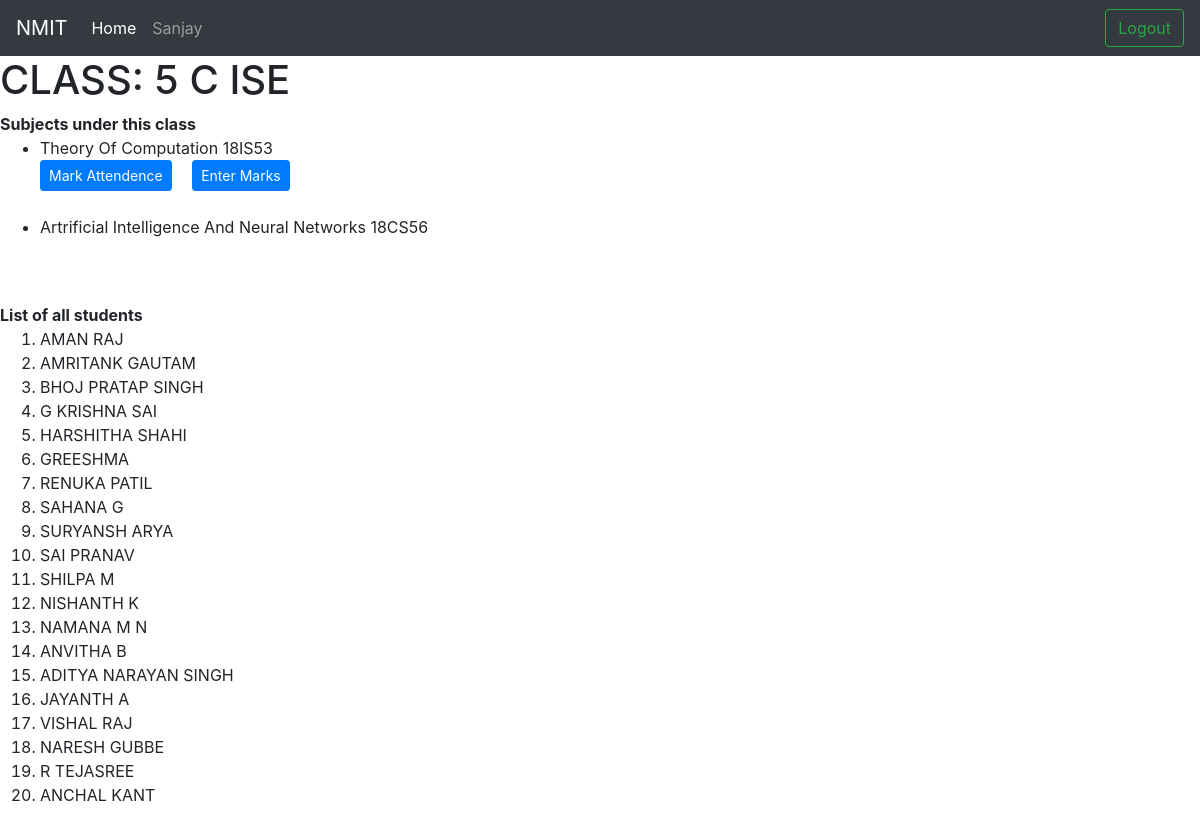
The page /academic/view_class/1/ (signed in) on the database its author committed.
### academic/models.py (models this page shows, shortened)
class sub_class(models.Model):
    parent_class = models.ForeignKey(main_class,on_delete = models.CASCADE)
    section = models.CharField(max_length=10,blank=True,null=True)
    class_teacher = models.ForeignKey(User,on_delete = models.CASCADE,blank=True,null=True,related_name='class_teacher')
    is_active = models.BooleanField(default=True)
    students = models.ManyToManyField(User,through='registered_students')
    def __str__(self):
        return str(self.parent_class.sem+" "+self.section+" "+self.parent_class.dept_id.code)

class main_class(models.Model):
    sem = models.CharField(max_length=50,blank=True,null=True)
    dept_id = models.ForeignKey(department,on_delete = models.CASCADE,blank=True,null=True)
    academic_year = models.CharField(max_length=50,blank=True,null=True)
    is_active = models.BooleanField(default=True)
    subjects = models.ManyToManyField(subject,through='class_subject')

class subject(models.Model):
    name = models.CharField(max_length=50,blank=True,null=True)
    code = models.CharField(max_length=10,blank=True,null=True)
    dept_id = models.ForeignKey(department,on_delete = models.CASCADE,blank=True,null=True)
    description = models.CharField(max_length=50,blank=True,null=True)
    credit = models.IntegerField(blank=True,null=True,default=3)
    def __str__(self):
        return str(self.name)+" "+str(self.code)

class registered_students(models.Model):
    class_id = models.ForeignKey(sub_class,on_delete = models.CASCADE,blank=True,null=True)
    student = models.ForeignKey(User,on_delete = models.CASCADE,blank=True,null=True)

### info/models.py (models this page shows, shortened)
class department(models.Model):
    id = models.IntegerField(primary_key=True)
    name = models.CharField(max_length=50)
    code = models.CharField(max_length=10)
    HOD = models.ForeignKey(User,related_name='HOD',on_delete = models.CASCADE,blank=True,null=True)

### academic/views.py (the view)
# urls.py: path('view_class/<int:id>/',views.view_class,name='view_class'),
def view_class(request,id):
    sclass = sub_class.objects.get(id=id)
    fsubjects = list(faculty_handled_class.objects.filter(faculty_id=request.user,sub_class_id=sclass))
    mclass = main_class.objects.get(id=sclass.parent_class.id)
    subjects = list(class_subject.objects.filter(class_id=mclass))
    student_list = list(registered_students.objects.filter(class_id=sclass).order_by('student'))
    a={}
    for i in subjects:
        a[i.class_subject]={'class_id':0,'subject_id':0}
    for i in fsubjects:
        a[i.subject.class_subject]['class_id']=sclass.id
        a[i.subject.class_subject]['subject_id']=i.id
    print(a)
    return render(request,'view_class.html',{'student_list':student_list,'sclass':sclass,'a':a})

### academic/templates/view_class.html
{% extends "base.html" %}
{% block content %}
<h1>CLASS: {{sclass}}</h1>
<b>Subjects under this class</b>
<ul>
  {% for i,j in a.items %}
    <li>{{i}}</li>
    {% if j.subject_id %}
      <a href="{% url 'academic:attendence_schedule' class_id=j.class_id subject_id=j.subject_id %}" class="btn btn-primary btn-sm">Mark Attendence</a>&emsp;
      <a href="{% url 'academic:marks_list' class_id=j.class_id subject_id=j.subject_id %}" class="btn btn-primary btn-sm">Enter Marks</a>
    {% endif %}
    <br><br>
{% endfor %}
</ul>
<b>List of all students</b>
<ol>
  {% for i in student_list %}
    <li>{{i.student.first_name}}</li>
  {% endfor %}
</ol>
<br>
{% endblock %}

### templates/base.html (shortened to what this page needs)
<!DOCTYPE html>
<html>
<head>
	<link rel="stylesheet" href="https://cdn.jsdelivr.net/npm/bootstrap@4.6.0/dist/css/bootstrap.min.css">
</head>
<body>
	{% if user.is_authenticated %}
	<nav class="navbar navbar-expand-lg navbar-dark bg-dark">
  <a class="navbar-brand" href="#">NMIT</a>
  <div class="collapse navbar-collapse" id="navbarTogglerDemo03">
    <ul class="navbar-nav mr-auto mt-2 mt-lg-0">
      <li class="nav-item active">
        <a class="nav-link" href="#">Home <span class="sr-only">(current)</span></a>
      </li>
      <li class="nav-item">
        <a class="nav-link" href="#">{{ user.username }}</a>
      </li>
    </ul>
      <a href="{% url 'user:logout' %}"><button class="btn btn-outline-success my-2 my-sm-0" >Logout</button></a>
  </div>
</nav>
{% endif %}
	{% block content %}
	{% endblock %}
</body>
</html>

### rows shown on the page
sub_class: parent_class+section "5 C ISE"
subject: name+code "Theory Of Computation 18IS53", shows "Mark Attendence"
subject: name+code "Artrificial Intelligence And Neural Networks 18CS56"
registered_students: student.first_name "AMAN RAJ"
registered_students: student.first_name "AMRITANK GAUTAM"
registered_students: student.first_name "BHOJ PRATAP SINGH"
registered_students: student.first_name "G KRISHNA SAI"
registered_students: student.first_name "HARSHITHA SHAHI"
registered_students: student.first_name "GREESHMA"
registered_students: student.first_name "RENUKA PATIL"
registered_students: student.first_name "SAHANA G"
registered_students: student.first_name "SURYANSH ARYA"
registered_students: student.first_name "SAI PRANAV"
registered_students: student.first_name "SHILPA M"
registered_students: student.first_name "NISHANTH K"
registered_students: student.first_name "NAMANA M N"
registered_students: student.first_name "ANVITHA B"
registered_students: student.first_name "ADITYA NARAYAN SINGH"
registered_students: student.first_name "JAYANTH A"
registered_students: student.first_name "VISHAL RAJ"
registered_students: student.first_name "NARESH GUBBE"
registered_students: student.first_name "R TEJASREE"
registered_students: student.first_name "ANCHAL KANT"

### other values the page prints
{{ user.username }} "Sanjay"
